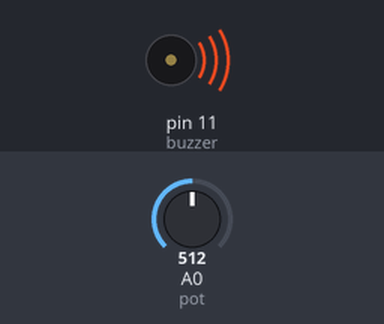
Simulated run of this sketch. Board: Arduino Uno, built with avr-gcc and run on an emulated ATmega328P. Parts: buzzer (waves = sounding). The inputs (shaded band) are chosen by the test bench; at power-on: A0 (pot) = 512. What the sketch prints to the serial monitor is not drawn.

Above: at 0.1 s.
Timing chart, 0 to 1.6 s (numbered marks = the images above):
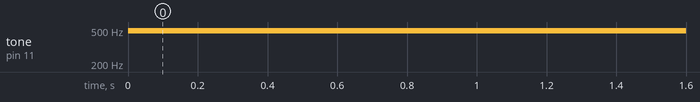

Measured:
- by itself, tone on pin 11 (buzzer): silent → 490 Hz at 0.00 s

The sketch:

pot3.ino
```cpp
const int pot=A0;
const int buzzer = 11;
int durum=0;
int cikti=0;
int a=0;


void setup() {
Serial.begin(9600);
pinMode(buzzer, OUTPUT);


}

void loop() {
durum=analogRead(pot);
Serial.println(durum);
cikti=map( durum, 0, 1023, 0, 255);
analogWrite(buzzer, cikti);

}
```
